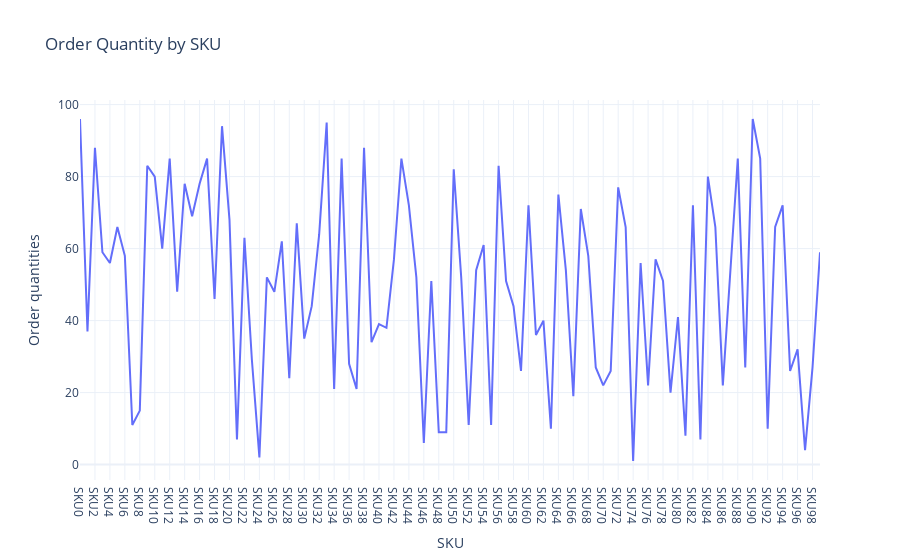

Write notebook code for a chart like this one.
### Markdown cell above
# Now let's have a look at the order quantity of each SKU:

### Code cell
order_quantity_chart = px.line(df, x='SKU',
                        y='Order quantities',
                        title='Order Quantity by SKU')

order_quantity_chart.show()

### Figure 1 — Plotly figure (JSON) as saved in the notebook; plotly's stock layout.template omitted (floating-point values rounded to 4 significant figures)
{"data": [{"hovertemplate": "SKU=%{x}<br>Order quantities=%{y}<extra></extra>", "legendgroup": "", "line": {"color": "#636efa", "dash": "solid"}, "marker": {"symbol": "circle"}, "mode": "lines", "name": "", "orientation": "v", "showlegend": false, "type": "scatter", "x": ["SKU0", "SKU1", "SKU2", "SKU3", "SKU4", "SKU5", "SKU6", "SKU7", "SKU8", "SKU9", "SKU10", "SKU11", "SKU12", "SKU13", "SKU14", "SKU15", "SKU16", "SKU17", "SKU18", "SKU19", "SKU20", "SKU21", "SKU22", "SKU23", "SKU24", "SKU25", "SKU26", "SKU27", "SKU28", "SKU29", "SKU30", "SKU31", "SKU32", "SKU33", "SKU34", "SKU35", "SKU36", "SKU37", "SKU38", "SKU39", "SKU40", "SKU41", "SKU42", "SKU43", "SKU44", "SKU45", "SKU46", "SKU47", "SKU48", "SKU49", "SKU50", "SKU51", "SKU52", "SKU53", "SKU54", "SKU55", "SKU56", "SKU57", "SKU58", "SKU59", "SKU60", "SKU61", "SKU62", "SKU63", "SKU64", "SKU65", "SKU66", "SKU67", "SKU68", "SKU69", "SKU70", "SKU71", "SKU72", "SKU73", "SKU74", "SKU75", "SKU76", "SKU77", "SKU78", "SKU79", "SKU80", "SKU81", "SKU82", "SKU83", "SKU84", "SKU85", "SKU86", "SKU87", "SKU88", "SKU89", "SKU90", "SKU91", "SKU92", "SKU93", "SKU94", "SKU95", "SKU96", "SKU97", "SKU98", "SKU99"], "xaxis": "x", "y": [96, 37, 88, 59, 56, 66, 58, 11, 15, 83, 80, 60, 85, 48, 78, 69, 78, 85, 46, 94, 68, 7, 63, 29, 2, 52, 48, 62, 24, 67, 35, 44, 64, 95, 21, 85, 28, 21, 88, 34, 39, 38, 57, 85, 72, 52, 6, 51, 9, 9, 82, 52, 11, 54, 61, 11, 83, 51, 44, 26, 72, 36, 40, 10, 75, 54, 19, 71, 58, 27, 22, 26, 77, 66, 1, 56, 22, 57, 51, 20, 41, 8, 72, 7, 80, 66, 22, 55, 85, 27, 96, 85, 10, 66, 72, 26, 32, 4, 27, 59], "yaxis": "y"}], "layout": {"legend": {"tracegroupgap": 0}, "title": {"text": "Order Quantity by SKU"}, "xaxis": {"anchor": "y", "domain": [0, 1], "title": {"text": "SKU"}}, "yaxis": {"anchor": "x", "domain": [0, 1], "title": {"text": "Order quantities"}}}}
